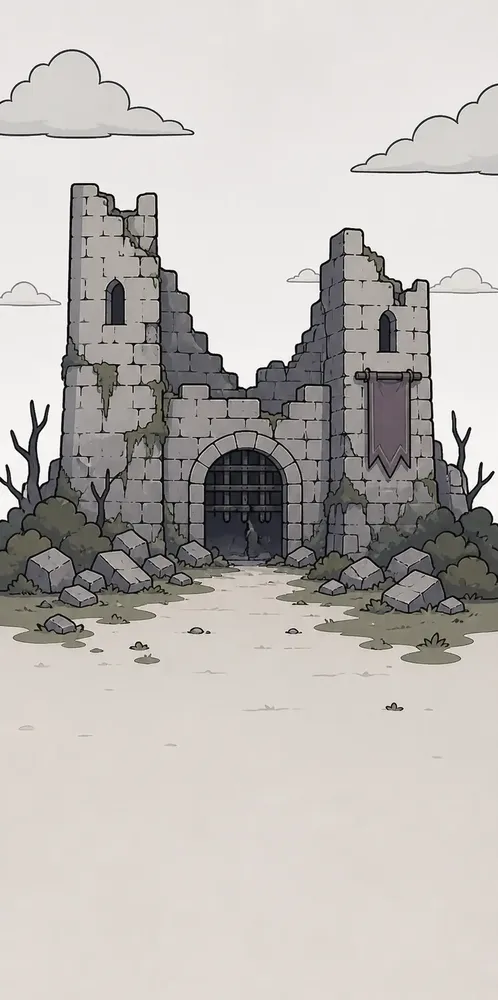
#> input picture src/pages/intro/assets/castle-ruins.webp, 498 x 1000 px, shrunk from 1080 x 2170 before the run
$ python finalize_character_avatar.py --input ../../../../src/pages/intro/assets/castle-ruins.webp --output out.png
#> lines starting #> are read from the running program, lines starting #| are printed output that depends on the picture
#!/usr/bin/env python3
"""Finalize one Idle Wizard player avatar as a 173x216 transparent PNG."""

from __future__ import annotations

import argparse
import json
from collections import deque
from pathlib import Path

from PIL import Image


TARGET_SIZE = (173, 216)


def parse_hex_color(value: str) -> tuple[int, int, int]:
    text = value.strip().lstrip("#")
    if len(text) != 6:
        raise ValueError(f"invalid color: {value}")
    return tuple(int(text[index : index + 2], 16) for index in (0, 2, 4))


def color_distance(a: tuple[int, int, int], b: tuple[int, int, int]) -> float:
    return sum((a[index] - b[index]) ** 2 for index in range(3)) ** 0.5


def sampled_border_color(image: Image.Image) -> tuple[int, int, int]:
    width, height = image.size
    samples = []
    for x in range(width):
        samples.append(image.getpixel((x, 0))[:3])
        samples.append(image.getpixel((x, height - 1))[:3])
    for y in range(height):
        samples.append(image.getpixel((0, y))[:3])
        samples.append(image.getpixel((width - 1, y))[:3])
    channels = []
    for channel in range(3):
        values = sorted(pixel[channel] for pixel in samples)
        channels.append(values[len(values) // 2])
    return tuple(channels)


def remove_connected_background(
    image: Image.Image,
    key_color: tuple[int, int, int] | None,
    tolerance: int,
) -> Image.Image:
    image = image.convert("RGBA")
    width, height = image.size
    pixels = image.load()
    target = key_color or sampled_border_color(image)
    candidate = bytearray(width * height)

    for y in range(height):
        for x in range(width):
            red, green, blue, alpha = pixels[x, y]
            if alpha and color_distance((red, green, blue), target) <= tolerance:
                candidate[y * width + x] = 1

    queue: deque[tuple[int, int]] = deque()
    visited = bytearray(width * height)

    def add_if_candidate(x: int, y: int) -> None:
        idx = y * width + x
        if candidate[idx] and not visited[idx]:
            visited[idx] = 1
            queue.append((x, y))

    for x in range(width):
        add_if_candidate(x, 0)
        add_if_candidate(x, height - 1)
    for y in range(height):
        add_if_candidate(0, y)
        add_if_candidate(width - 1, y)

    while queue:
        x, y = queue.popleft()
        pixels[x, y] = (0, 0, 0, 0)
        if x > 0:
            add_if_candidate(x - 1, y)
        if x + 1 < width:
            add_if_candidate(x + 1, y)
        if y > 0:
            add_if_candidate(x, y - 1)
        if y + 1 < height:
            add_if_candidate(x, y + 1)

    return image


def clean_alpha(image: Image.Image, alpha_threshold: int) -> Image.Image:
    image = image.convert("RGBA")
    pixels = image.load()
    width, height = image.size
    for y in range(height):
        for x in range(width):
            red, green, blue, alpha = pixels[x, y]
            if alpha <= alpha_threshold:
                pixels[x, y] = (0, 0, 0, 0)
    return image


def remove_tiny_components(image: Image.Image, min_pixels: int) -> Image.Image:
    if min_pixels <= 1:
        return image
    image = image.convert("RGBA")
    alpha = image.getchannel("A")
    width, height = image.size
    visited = bytearray(width * height)
    pixels = image.load()

    for start_y in range(height):
        for start_x in range(width):
            start_idx = start_y * width + start_x
            if visited[start_idx] or alpha.getpixel((start_x, start_y)) == 0:
                continue
            queue = deque([(start_x, start_y)])
            visited[start_idx] = 1
            component = []
            while queue:
                x, y = queue.popleft()
                component.append((x, y))
                for nx, ny in ((x - 1, y), (x + 1, y), (x, y - 1), (x, y + 1)):
                    if nx < 0 or ny < 0 or nx >= width or ny >= height:
                        continue
                    idx = ny * width + nx
                    if visited[idx] or alpha.getpixel((nx, ny)) == 0:
                        continue
                    visited[idx] = 1
                    queue.append((nx, ny))
            if len(component) < min_pixels:
                for x, y in component:
                    pixels[x, y] = (0, 0, 0, 0)

    return image


def normalize_to_target(
    image: Image.Image,
    target_size: tuple[int, int],
    max_content_width: int,
    max_content_height: int,
    bottom_margin: int,
) -> tuple[Image.Image, dict]:
    alpha = image.getchannel("A")
    bbox = alpha.getbbox()
    if not bbox:
        raise ValueError("image contains no visible pixels after cleanup")

    content = image.crop(bbox)
    scale = min(max_content_width / content.width, max_content_height / content.height, 1.0)
    scaled_size = (
        max(1, round(content.width * scale)),
        max(1, round(content.height * scale)),
    )
    content = content.resize(scaled_size, Image.Resampling.LANCZOS)

    output = Image.new("RGBA", target_size, (0, 0, 0, 0))
    left = (target_size[0] - scaled_size[0]) // 2
    top = target_size[1] - bottom_margin - scaled_size[1]
    top = max(0, min(top, target_size[1] - scaled_size[1]))
    output.alpha_composite(content, (left, top))
    out_bbox = output.getchannel("A").getbbox()
    return output, {
        "source_bbox": list(bbox),
        "scale": scale,
        "placed_box": [left, top, left + scaled_size[0], top + scaled_size[1]],
        "final_bbox": list(out_bbox) if out_bbox else None,
    }


def main() -> int:
    parser = argparse.ArgumentParser()
    parser.add_argument("--input", required=True, type=Path)
    parser.add_argument("--output", required=True, type=Path)
    parser.add_argument("--report", type=Path)
    parser.add_argument("--target-width", type=int, default=TARGET_SIZE[0])
    parser.add_argument("--target-height", type=int, default=TARGET_SIZE[1])
    parser.add_argument("--background", choices=["auto", "alpha", "border", "chroma"], default="auto")
    parser.add_argument("--chroma-key", default="#00ff00")
    parser.add_argument("--tolerance", type=int, default=52)
    parser.add_argument("--alpha-threshold", type=int, default=8)
    parser.add_argument("--min-component-pixels", type=int, default=6)
    parser.add_argument("--max-content-width", type=int, default=165)
    parser.add_argument("--max-content-height", type=int, default=196)
    parser.add_argument("--bottom-margin", type=int, default=16)
    args = parser.parse_args()

    image = Image.open(args.input).convert("RGBA")
    original_size = image.size
#> original_size = (498, 1000)
    mode = args.background
    if mode == "auto":
        has_transparent_border = any(
            image.getpixel((x, y))[3] == 0
            for x, y in (
                (0, 0),
                (image.width - 1, 0),
                (0, image.height - 1),
                (image.width - 1, image.height - 1),
            )
        )
#> has_transparent_border = False
        mode = "alpha" if has_transparent_border else "chroma"
#> mode = 'chroma'

    if mode in {"border", "chroma"}:
        key_color = parse_hex_color(args.chroma_key) if mode == "chroma" else None
#> key_color = (0, 255, 0)
        image = remove_connected_background(image, key_color, args.tolerance)

    image = clean_alpha(image, args.alpha_threshold)
    image = remove_tiny_components(image, args.min_component_pixels)
#> in remove_tiny_components, `alpha = image.getchannel("A")`: alpha: PIL image 498x1000 L; every value is 255
    final, report = normalize_to_target(
        image,
        (args.target_width, args.target_height),
        args.max_content_width,
        args.max_content_height,
        args.bottom_margin,
    )
#> in normalize_to_target, `bbox = alpha.getbbox()`: bbox = (0, 0, 498, 1000)
#> in normalize_to_target, `content = content.resize(scaled_size, Image.Resampling.LANCZOS)`:
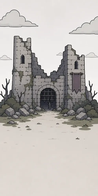
#> content: PIL image 98x196 RGBA; mean R, G, B, A 190.4, 186.1, 182.3, 255
#> in normalize_to_target, `output = Image.new("RGBA", target_size, (0, 0, 0, 0))`: output: PIL image 173x216 RGBA; every value is 0
#> in normalize_to_target, `output.alpha_composite(content, (left, top))`:
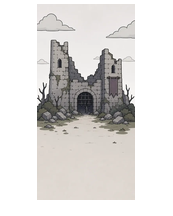
#> output: PIL image 173x216 RGBA; mean R, G, B, A 97.9, 95.7, 93.7, 131.1; transparent parts drawn white
#> in normalize_to_target, `out_bbox = output.getchannel("A").getbbox()`: out_bbox = (37, 4, 135, 200)
#> report = {'source_bbox': [0, 0, 498, 1000], 'scale': 0.196, 'placed_box': [37, 4, 135, 200], 'final_bbox': [37, 4, 135, 200]}

    args.output.parent.mkdir(parents=True, exist_ok=True)
    final.save(args.output)

    report.update(
        {
            "input": str(args.input),
            "output": str(args.output),
            "original_size": list(original_size),
            "target_size": [args.target_width, args.target_height],
            "background_mode": mode,
        }
    )
    if args.report:
        args.report.parent.mkdir(parents=True, exist_ok=True)
        args.report.write_text(json.dumps(report, indent=2) + "\n", encoding="utf-8")
    print(json.dumps(report, indent=2))
#> (printed output is left out)
    return 0


if __name__ == "__main__":
    raise SystemExit(main())
#> (the program exits here)

$ run again, on src/pages/intro/assets/peaceful-world.webp
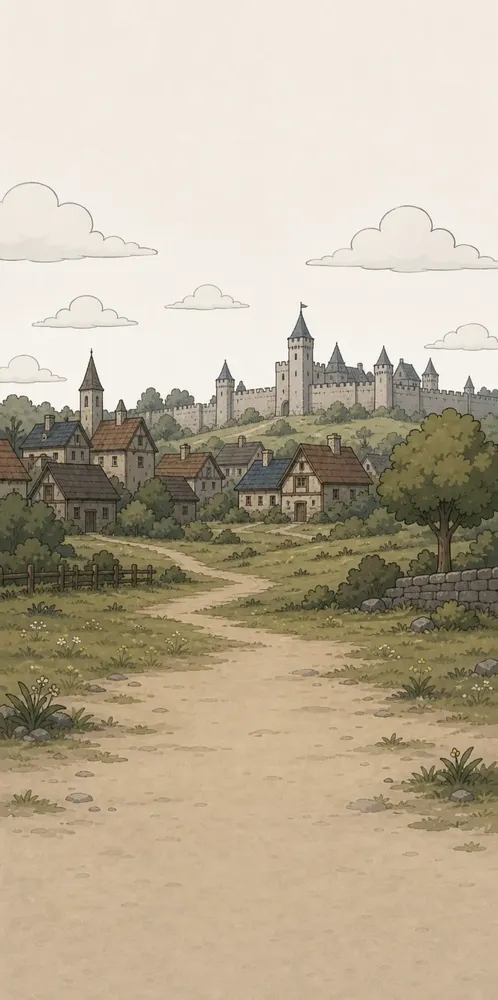
#> input picture src/pages/intro/assets/peaceful-world.webp, 498 x 1000 px, shrunk from 1080 x 2170 before the run
#> has_transparent_border = False
#> mode = 'chroma'
#> key_color = (0, 255, 0)
#> alpha: PIL image 498x1000 L; every value is 255
#> bbox = (0, 0, 498, 1000)
#> in normalize_to_target, `content = content.resize(scaled_size, Image.Resampling.LANCZOS)`:
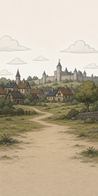
#> content: PIL image 98x196 RGBA; mean R, G, B, A 188.7, 176.7, 155.6, 255
#> in normalize_to_target, `output.alpha_composite(content, (left, top))`:
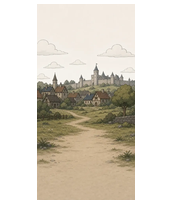
#> output: PIL image 173x216 RGBA; mean R, G, B, A 97, 90.8, 80, 131.1; transparent parts drawn white
#> out_bbox = (37, 4, 135, 200)
#> report = {'source_bbox': [0, 0, 498, 1000], 'scale': 0.196, 'placed_box': [37, 4, 135, 200], 'final_bbox': [37, 4, 135, 200]}
#> (printed output is left out)

$ run again, on src/pages/intro/assets/reward-pouch.webp
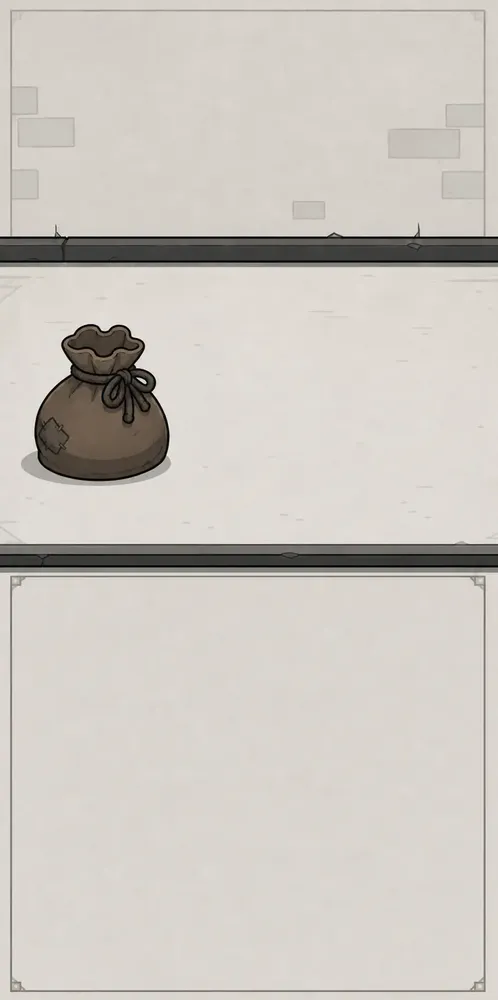
#> input picture src/pages/intro/assets/reward-pouch.webp, 498 x 1000 px, shrunk from 1080 x 2170 before the run
#> has_transparent_border = False
#> mode = 'chroma'
#> key_color = (0, 255, 0)
#> alpha: PIL image 498x1000 L; every value is 255
#> bbox = (0, 0, 498, 1000)
#> in normalize_to_target, `content = content.resize(scaled_size, Image.Resampling.LANCZOS)`:
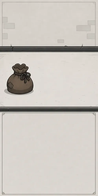
#> content: PIL image 98x196 RGBA; mean R, G, B, A 204.2, 199.2, 192.9, 255
#> in normalize_to_target, `output.alpha_composite(content, (left, top))`:
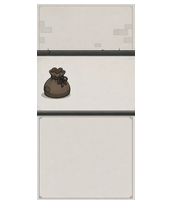
#> output: PIL image 173x216 RGBA; mean R, G, B, A 104.9, 102.4, 99.2, 131.1; transparent parts drawn white
#> out_bbox = (37, 4, 135, 200)
#> report = {'source_bbox': [0, 0, 498, 1000], 'scale': 0.196, 'placed_box': [37, 4, 135, 200], 'final_bbox': [37, 4, 135, 200]}
#> (printed output is left out)
